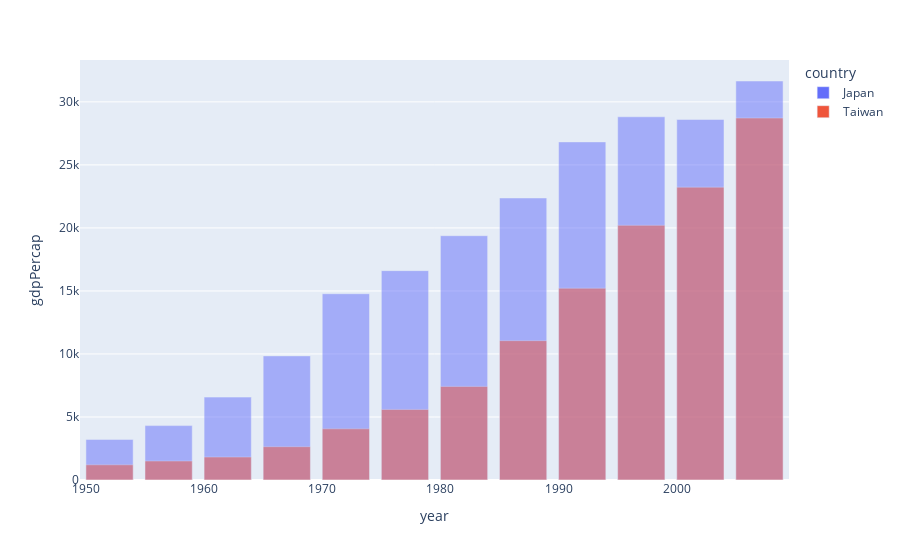

The notebook cell this image was saved under:
### Markdown cell above
- barmode="overlay"とすると重なり合った棒グラフを描画できます。

### Code cell
px.bar(gapminder_Japan_Taiwan ,x="year", y="gdpPercap", color="country", barmode="overlay")

### Figure 1 — Plotly figure (JSON) as saved in the notebook; plotly's stock layout.template omitted (floating-point values rounded to 4 significant figures)
{"data": [{"alignmentgroup": "True", "hovertemplate": "country=Japan<br>year=%{x}<br>gdpPercap=%{y}<extra></extra>", "legendgroup": "Japan", "marker": {"color": "#636efa", "opacity": 0.5, "pattern": {"shape": ""}}, "name": "Japan", "offsetgroup": "Japan", "orientation": "v", "showlegend": true, "textposition": "auto", "type": "bar", "x": [1952, 1957, 1962, 1967, 1972, 1977, 1982, 1987, 1992, 1997, 2002, 2007], "xaxis": "x", "y": [3217.0, 4318.0, 6577.0, 9848.0, 14780.0, 16610.0, 19380.0, 22380.0, 26820.0, 28820.0, 28600.0, 31660.0], "yaxis": "y"}, {"alignmentgroup": "True", "hovertemplate": "country=Taiwan<br>year=%{x}<br>gdpPercap=%{y}<extra></extra>", "legendgroup": "Taiwan", "marker": {"color": "#EF553B", "opacity": 0.5, "pattern": {"shape": ""}}, "name": "Taiwan", "offsetgroup": "Taiwan", "orientation": "v", "showlegend": true, "textposition": "auto", "type": "bar", "x": [1952, 1957, 1962, 1967, 1972, 1977, 1982, 1987, 1992, 1997, 2002, 2007], "xaxis": "x", "y": [1207.0, 1508.0, 1823.0, 2644.0, 4063.0, 5597.0, 7426.0, 11050.0, 15220.0, 20210.0, 23240.0, 28720.0], "yaxis": "y"}], "layout": {"barmode": "overlay", "legend": {"title": {"text": "country"}, "tracegroupgap": 0}, "margin": {"t": 60}, "xaxis": {"anchor": "y", "domain": [0, 1], "title": {"text": "year"}}, "yaxis": {"anchor": "x", "domain": [0, 1], "title": {"text": "gdpPercap"}}}}
